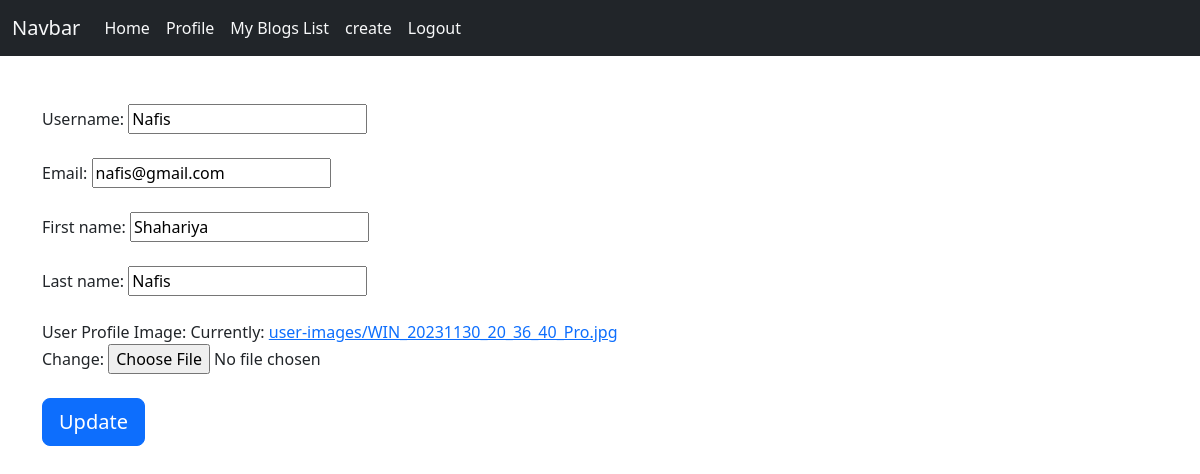
/account/update-profile/ (signed in), run on the app's committed database.
### App_login/models.py (models this page shows, shortened)
class UserProfile(models.Model):
    user = models.OneToOneField(User,on_delete=models.CASCADE, related_name='user_profile',null=True)
    username = models.CharField(max_length=30,null=True)
    first_name = models.CharField(max_length=50,null=True)
    last_name = models.CharField(max_length=50,null=True)
    email = models.EmailField(null=True)
    profile_image = models.ImageField(upload_to='user-images',verbose_name='User Profile Image',null=True)

### App_login/views.py (the view, shortened to what this page needs)
# urls.py: path('update-profile/',ChangeProfile,name='update-profile'),
def ChangeProfile(request):
    user = request.user.user_profile
    form = ProfileChange(instance=user)
    data = {'form':form}
    return render(request,'al/update-profile.html',data)

### App_login/forms.py
class ProfileChange(forms.ModelForm):
    email = forms.EmailField(required=True)
    class Meta:
        model = UserProfile
        fields = ['username','email','first_name','last_name','profile_image']

### templates/al/update-profile.html (shortened to what this page needs)
{% extends 'base.html' %}
{% block body_block%}
    <div class="container py-5">
        <form action="" method="POST" enctype="multipart/form-data">
           {%for x in form%}
           {{x.label_tag}} {{x}} <br>
           {{x.errors|striptags}} <br>
           {%endfor%}
           <input type="submit" value="Update" class="btn btn-lg btn-primary">
        </form>
    </div>
{%endblock%}

### data on the page
UserProfile: form "Nafis" "nafis@gmail.com" "Shahariya" "Nafis"

### other printed values
{{ x.label_tag }} "Username:" "Email:" "First name:" "Last name:" "User Profile Image:"
